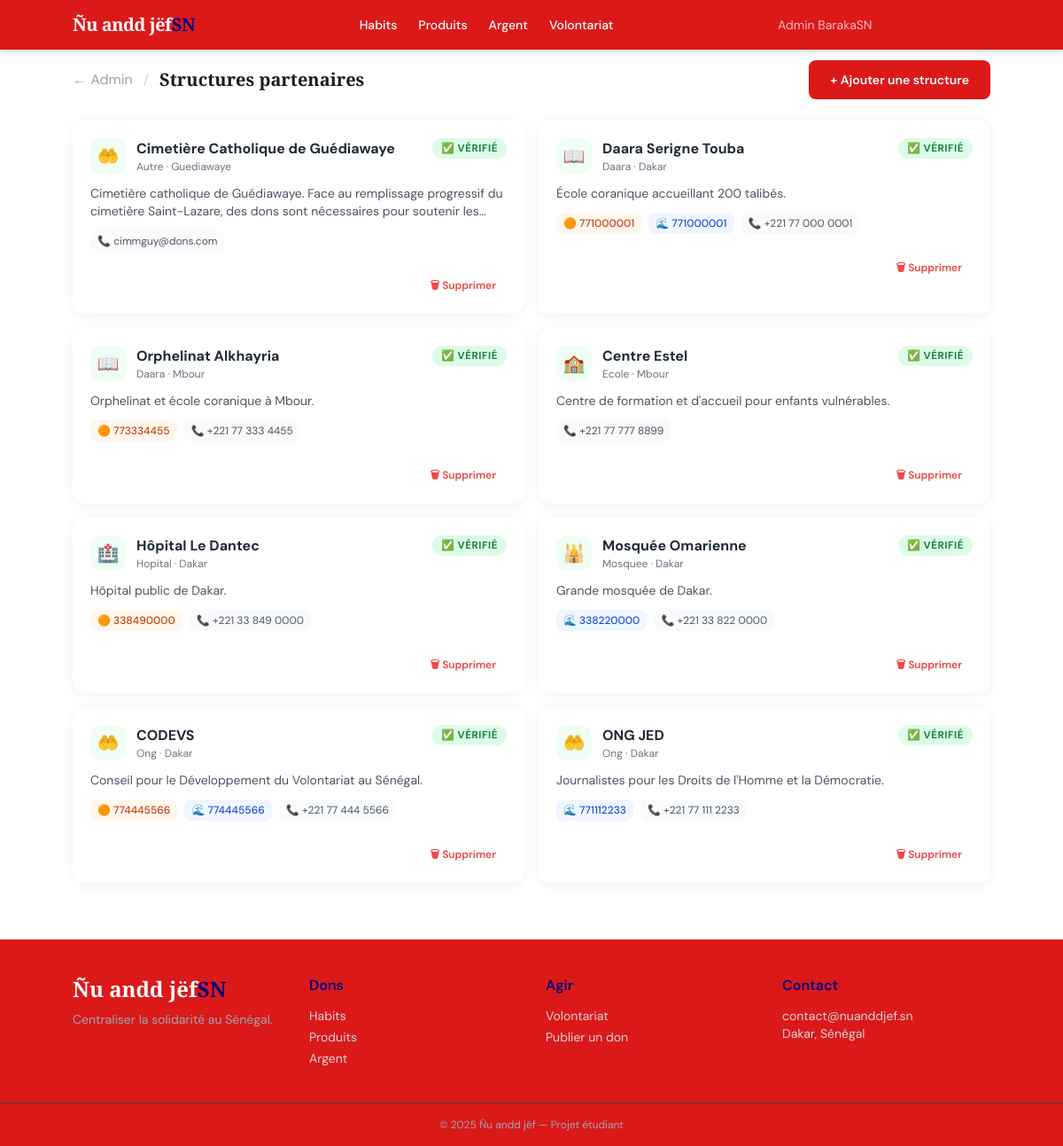
Page /admin/structures (signed in) on the committed database.
### app/models/__init__.py (models this page shows, shortened)
class Utilisateur(UserMixin, db.Model):
    __tablename__ = 'utilisateurs'
    id = db.Column(db.Integer, primary_key=True)
    nom = db.Column(db.String(100), nullable=False)
    email = db.Column(db.String(150), unique=True, nullable=False)
    mot_de_passe = db.Column(db.String(256), nullable=False)
    role = db.Column(db.String(20), default='donateur')
    created_at = db.Column(db.DateTime, default=datetime.utcnow)
    annonces = db.relationship('AnnonceDon', backref='auteur', lazy=True)
    promesses = db.relationship('PromesseDon', backref='donateur', lazy=True)
    candidatures = db.relationship('Candidature', backref='benevole', lazy=True)
    def is_admin(self):
        return self.role == 'admin'

class Structure(db.Model):
    __tablename__ = 'structures'
    id = db.Column(db.Integer, primary_key=True)
    localisation_id = db.Column(db.Integer, db.ForeignKey('localisations.id'))
    nom = db.Column(db.String(200), nullable=False)
    type = db.Column(db.String(50), nullable=False)
    description = db.Column(db.Text)
    contact = db.Column(db.String(100))
    numero_orange_money = db.Column(db.String(20))
    numero_wave = db.Column(db.String(20))
    verifie = db.Column(db.Boolean, default=False)
    image = db.Column(db.String(255))
    promesses = db.relationship('PromesseDon', backref='structure', lazy=True)
    missions = db.relationship('MissionVolontariat', backref='structure', lazy=True)

class Localisation(db.Model):
    __tablename__ = 'localisations'
    id = db.Column(db.Integer, primary_key=True)
    region = db.Column(db.String(100), nullable=False)
    ville = db.Column(db.String(100), nullable=False)
    quartier = db.Column(db.String(100))
    annonces = db.relationship('AnnonceDon', backref='localisation', lazy=True)
    structures = db.relationship('Structure', backref='localisation', lazy=True)
    missions = db.relationship('MissionVolontariat', backref='localisation', lazy=True)

### app/routes/admin.py (the view)
@admin_bp.route('/structures')
@login_required
@admin_required
def structures():
    structures = Structure.query.order_by(Structure.type, Structure.nom).all()
    return render_template('admin/structures.html', structures=structures)

### app/models/__init__.py (called while the page is built)
@login_manager.user_loader
def load_user(user_id):
    return Utilisateur.query.get(int(user_id))

### app/routes/admin.py (called while the page is built)
def admin_required(f):
    @wraps(f)
    def decorated(*args, **kwargs):
        if not current_user.is_authenticated or not current_user.is_admin():
            flash('Accès réservé aux administrateurs.', 'danger')
            return redirect(url_for('main.index'))
        return f(*args, **kwargs)
    return decorated

### app/templates/admin/structures.html (shortened to what this page needs)
{% extends "base.html" %}
{% block content %}
<div class="page-wrap section-gap">
  <div class="flex items-center justify-between mb-6 flex-wrap gap-3">
    <div class="flex items-center gap-3">
      <a href="{{ url_for('admin.dashboard') }}" class="text-gray-400 hover:text-vert">← Admin</a>
      <span class="text-gray-300">/</span>
      <h1 class="font-display text-xl font-bold">Structures partenaires</h1>
    </div>
    <a href="{{ url_for('admin.ajouter_structure') }}" class="btn-primary text-sm">+ Ajouter une structure</a>
  </div>
  {% if structures %}
  <div class="grid grid-cols-1 md:grid-cols-2 gap-4">
    {% for s in structures %}
    <div class="card p-5 flex flex-col gap-3">
      <div class="flex items-start justify-between gap-3">
        <div class="flex items-center gap-3">
          <div class="w-10 h-10 rounded-xl bg-green-50 flex items-center justify-center text-xl shrink-0">
            {% if s.type == 'daara' %}📖{% elif s.type == 'ecole' %}🏫{% elif s.type == 'hopital' %}🏥{% elif s.type == 'mosquee' %}🕌{% else %}🤲{% endif %}
          </div>
          <div>
            <div class="font-bold text-gray-800">{{ s.nom }}</div>
            <div class="text-xs text-gray-500 capitalize">{{ s.type }}{% if s.localisation %} · {{ s.localisation.ville }}{% endif %}</div>
          </div>
        </div>
        <span class="badge {% if s.verifie %}bg-green-100 text-green-700{% else %}bg-gray-100 text-gray-500{% endif %} shrink-0">
          {% if s.verifie %}✅ Vérifié{% else %}En attente{% endif %}
        </span>
      </div>
      {% if s.description %}
        <p class="text-sm text-gray-600 line-clamp-2">{{ s.description }}</p>
      {% endif %}
      <div class="flex flex-wrap gap-2 text-xs">
        {% if s.numero_orange_money %}<span class="bg-orange-50 text-orange-700 px-2 py-1 rounded-lg font-medium">🟠 {{ s.numero_orange_money }}</span>{% endif %}
        {% if s.numero_wave %}<span class="bg-blue-50 text-blue-700 px-2 py-1 rounded-lg font-medium">🌊 {{ s.numero_wave }}</span>{% endif %}
        {% if s.contact %}<span class="bg-gray-50 text-gray-600 px-2 py-1 rounded-lg">📞 {{ s.contact }}</span>{% endif %}
      </div>
      <div class="pt-3 border-t border-gray-50 flex justify-end">
        <form method="POST" action="{{ url_for('admin.supprimer_structure', id=s.id) }}"
              onsubmit="return confirm('Supprimer {{ s.nom }} ? Cette action est irréversible.')">
          <button type="submit" class="text-xs text-red-500 hover:text-red-700 font-semibold px-3 py-1 rounded-lg hover:bg-red-50 transition-colors">
            🗑 Supprimer
          </button>
        </form>
      </div>
    </div>
    {% endfor %}
  </div>
  {% else %}
  <div class="text-center py-16">
    <div class="text-5xl mb-3">🏛</div>
    <p class="text-gray-500 mb-4">Aucune structure ajoutée pour l'instant.</p>
    <a href="{{ url_for('admin.ajouter_structure') }}" class="btn-primary">Ajouter la première structure</a>
  </div>
  {% endif %}
</div>
{% endblock %}

### app/templates/base.html (shortened to what this page needs)
<!DOCTYPE html>
<html lang="fr">
<head>
  <script src="https://cdn.tailwindcss.com"></script>
</head>
<body class="min-h-screen flex flex-col">
  <header class="bg-vert text-white shadow-md sticky top-0 z-40">
    <div class="page-wrap flex items-center justify-between h-14">
      <a href="{{ url_for('main.index') }}" class="font-display text-xl font-bold tracking-tight">
        Ñu andd jëf<span class="text-or">SN</span>
      </a>
      <nav class="hidden md:flex items-center gap-6 text-sm font-medium">
        <a href="{{ url_for('dons.habits') }}"      class="nav-link"> Habits</a>
        <a href="{{ url_for('dons.produits') }}"    class="nav-link"> Produits</a>
        <a href="{{ url_for('dons.argent') }}"      class="nav-link"> Argent</a>
        <a href="{{ url_for('volontariat.index') }}" class="nav-link"> Volontariat</a>
      </nav>
      <div class="hidden md:flex items-center gap-3 text-sm">
        {% if current_user.is_authenticated %}
          <span class="text-white/70">{{ current_user.nom }}</span>
          <a href="{{ url_for('auth.deconnexion') }}" class="btn-outline" style="padding:.4rem 1rem; font-size:.85rem;">Déconnexion</a>
        {% else %}
          <a href="{{ url_for('auth.login') }}"       class="nav-link">Connexion</a>
          <a href="{{ url_for('auth.inscription') }}" class="btn-or" style="padding:.5rem 1.1rem; font-size:.9rem;">S'inscrire</a>
        {% endif %}
      </div>
    </div>
  </header>
  <main class="flex-1">
    {% block content %}{% endblock %}
  </main>
  <footer class="bg-vert text-white mt-16 hidden md:block">
    <div class="page-wrap py-10 grid grid-cols-2 md:grid-cols-4 gap-8">
      <div>
        <div class="font-display text-2xl font-bold mb-2">Ñu andd jëf<span class="text-or">SN</span></div>
        <p class="text-gray-400 text-sm">Centraliser la solidarité au Sénégal.</p>
      </div>
      <div>
        <h4 class="font-semibold mb-3 text-or">Dons</h4>
        <ul class="space-y-1 text-sm text-gray-300">
          <li><a href="{{ url_for('dons.habits') }}"   class="hover:text-white">Habits</a></li>
          <li><a href="{{ url_for('dons.produits') }}" class="hover:text-white">Produits</a></li>
          <li><a href="{{ url_for('dons.argent') }}"   class="hover:text-white">Argent</a></li>
        </ul>
      </div>
      <div>
        <h4 class="font-semibold mb-3 text-or">Agir</h4>
        <ul class="space-y-1 text-sm text-gray-300">
          <li><a href="{{ url_for('volontariat.index') }}"  class="hover:text-white">Volontariat</a></li>
          <li><a href="{{ url_for('dons.creer_annonce') }}" class="hover:text-white">Publier un don</a></li>
        </ul>
      </div>
      <div>
        <h4 class="font-semibold mb-3 text-or">Contact</h4>
        <p class="text-sm text-gray-300">contact@nuanddjef.sn</p>
        <p class="text-sm text-gray-300">Dakar, Sénégal</p>
      </div>
    </div>
    <div class="border-t border-gray-700 text-center py-4 text-xs text-gray-400">
      © 2025 Ñu andd jëf — Projet étudiant
    </div>
  </footer>
</body>
</html>

### app/templates/base.html (style rules this page uses)
:root { --or: rgb(0, 0, 128); --vert: rgb(219, 25, 25); --rouge: #C0392B; --creme: #ffffff; --texte: #1C1C1C; }
*, *::before, *::after { box-sizing: border-box; }
html { scroll-behavior: smooth; }
body { font-family: 'DM Sans', sans-serif; background: var(--creme); color: var(--texte); -webkit-text-size-adjust: 100%; }
.font-display { font-family: 'Playfair Display', serif; }
.bg-vert { background-color: var(--vert); }
.text-or { color: var(--or); }
.btn-primary { background: var(--vert); color: white; padding: .75rem 1.5rem; border-radius: 8px; font-weight: 600; transition: all .2s; display: inline-flex; align-items: center; justify-content: center; text-decoration: none; min-height: 44px; border: none; cursor: pointer; font-size: 1rem; }
.btn-outline { border: 2px solid var(--vert); color: var(--vert); padding: .65rem 1.4rem; border-radius: 8px; font-weight: 600; transition: all .2s; display: inline-flex; align-items: center; justify-content: center; text-decoration: none; min-height: 44px; background: transparent; cursor: pointer; font-size: 1rem; }
.card { background: white; border-radius: 14px; box-shadow: 0 2px 16px rgba(0,0,0,.06); transition: transform .2s, box-shadow .2s; overflow: hidden; }
.badge { display: inline-block; padding: 3px 10px; border-radius: 999px; font-size: .72rem; font-weight: 700; letter-spacing: .05em; text-transform: uppercase; }
.nav-link { transition: color .15s; min-height: 44px; display: flex; align-items: center; }
.page-wrap { max-width: 1100px; margin: 0 auto; padding: 0 1rem; }
.section-gap { padding-top: 2.5rem; padding-bottom: 2.5rem; }
@media (min-width: 768px) { .section-gap { padding-top: 4rem; padding-bottom: 4rem; } }
@media (min-width: 768px) { .page-wrap { padding: 0 2rem; } }

### rows in the picture
Utilisateur: nom "Admin BarakaSN"
Structure: nom "Cimetière Catholique de Guédiawaye", type "Autre", localisation.ville "Guediawaye", verifie "✅ VÉRIFIÉ", description "Cimetière catholique de Guédiawaye. Face au remplissage progressif du cimetière Saint-Lazare, des dons sont nécessaires pour soutenir…", contact "cimmguy@dons.com"
Structure: nom "Daara Serigne Touba", type "Daara", localisation.ville "Dakar", verifie "✅ VÉRIFIÉ", description "École coranique accueillant 200 talibés.", numero_orange_money "771000001", numero_wave "771000001", contact "+221 77 000 0001"
Structure: nom "Orphelinat Alkhayria", type "Daara", localisation.ville "Mbour", verifie "✅ VÉRIFIÉ", description "Orphelinat et école coranique à Mbour.", numero_orange_money "773334455", contact "+221 77 333 4455"
Structure: nom "Centre Estel", type "Ecole", localisation.ville "Mbour", verifie "✅ VÉRIFIÉ", description "Centre de formation et d'accueil pour enfants vulnérables.", contact "+221 77 777 8899"
Structure: nom "Hôpital Le Dantec", type "Hopital", localisation.ville "Dakar", verifie "✅ VÉRIFIÉ", description "Hôpital public de Dakar.", numero_orange_money "338490000", contact "+221 33 849 0000"
Structure: nom "Mosquée Omarienne", type "Mosquee", localisation.ville "Dakar", verifie "✅ VÉRIFIÉ", description "Grande mosquée de Dakar.", numero_wave "338220000", contact "+221 33 822 0000"
Structure: nom "CODEVS", type "Ong", localisation.ville "Dakar", verifie "✅ VÉRIFIÉ", description "Conseil pour le Développement du Volontariat au Sénégal.", numero_orange_money "774445566", numero_wave "774445566", contact "+221 77 444 5566"
Structure: nom "ONG JED", type "Ong", localisation.ville "Dakar", verifie "✅ VÉRIFIÉ", description "Journalistes pour les Droits de l'Homme et la Démocratie.", numero_wave "771112233", contact "+221 77 111 2233"
